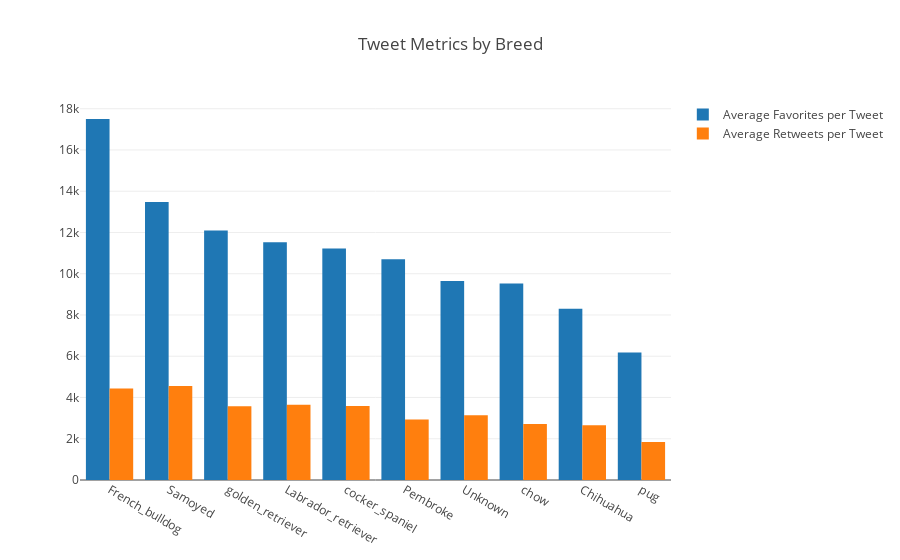

Notebook source saved alongside this figure:
### Markdown cell above
Looking at popularity alone, retrievers seem to rule WeRateDogs. Goldens and labs rake in about 20% of the total favorites on all posts. This isn't awfully surprising considering 15% of the tweets on the account pertain to these two labs. Of the 10 most popular dogs, let's see who the heavy hitters are on a per tweet basis...

### Code cell
trace1 = go.Bar(
            name = 'Average Favorites per Tweet',
            x= breed_metrics_top['breed'][0:11],
            y= breed_metrics_top['favorites_per_tweet'])

trace2 = go.Bar(
            name = 'Average Retweets per Tweet',
            x= breed_metrics_top['breed'][0:11],
            y= breed_metrics_top['retweets_per_tweet'])

data = [trace1, trace2]
layout = go.Layout(
    title='Tweet Metrics by Breed',
    barmode='group')

fig = {'data':data,'layout':layout}
iplot(fig)

### Figure 1 — Plotly figure (JSON) as saved in the notebook; plotly's stock layout.template omitted (floating-point values rounded to 4 significant figures)
{"data": [{"name": "Average Favorites per Tweet", "type": "bar", "uid": "038192de-24d1-11e9-b308-c49ded227fdd", "x": ["French_bulldog", "Samoyed", "golden_retriever", "Labrador_retriever", "cocker_spaniel", "Pembroke", "Unknown", "chow", "Chihuahua", "pug"], "y": [17501, 13476, 12093, 11520, 11224, 10704, 9642, 9525, 8304, 6186]}, {"name": "Average Retweets per Tweet", "type": "bar", "uid": "038192df-24d1-11e9-b203-c49ded227fdd", "x": ["French_bulldog", "Samoyed", "golden_retriever", "Labrador_retriever", "cocker_spaniel", "Pembroke", "Unknown", "chow", "Chihuahua", "pug"], "y": [4433, 4551, 3573, 3649, 3591, 2935, 3141, 2718, 2653, 1837]}], "layout": {"barmode": "group", "title": "Tweet Metrics by Breed"}}
